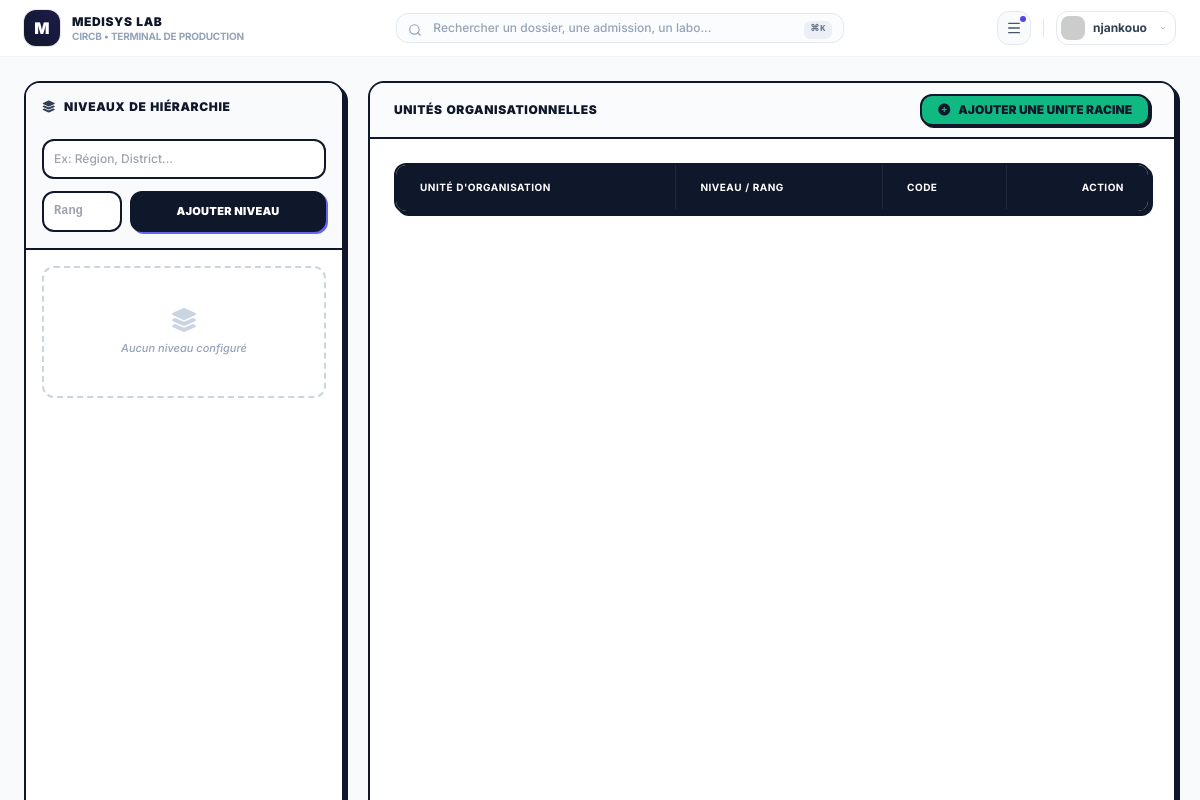
/structures/ (signed in), run on an earlier commit of the app's database.
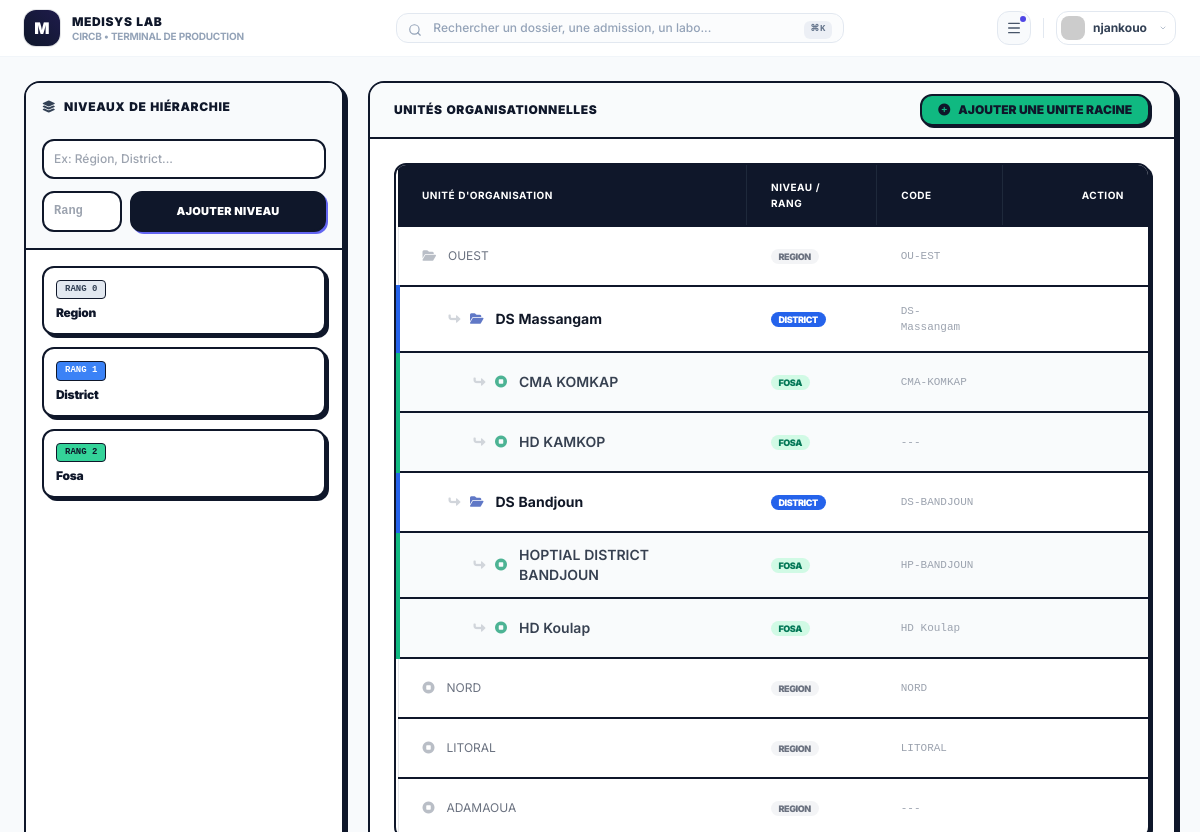
And on a later commit of the database.
### circb_app/models.py (models this page shows, shortened)
class Structure_Hierachy(models.Model):
    nom = models.CharField(max_length=255, null=True)
    rang = models.PositiveIntegerField()
    code = models.CharField(max_length=255, null=True, blank=True)
    is_active = models.BooleanField(default=True)

class Structure(models.Model):
    nom = models.CharField(max_length=255)
    designation = models.CharField(max_length=255, null=True, blank=True)
    date_creation = models.DateTimeField(db_index=True, auto_now_add=True)
    hierachy = models.ForeignKey(Structure_Hierachy, on_delete=models.SET_NULL, blank=True, null=True, related_name='structures')
    parent = models.ForeignKey('self', on_delete=models.SET_NULL, null=True, blank=True, related_name='children')

### circb_app/views.py (the view)
# urls.py: path('structures/', views.structures, name='structures'),
@login_required(login_url='/')
def structures(request):
    context = {}
    hierachie = Structure_Hierachy.objects.all().order_by('rang')
    lines = Structure.objects.filter(
        parent__isnull=True
    ).prefetch_related('children', 'hierachy')
    context['all_structures'] = Structure.objects.all().select_related('hierachy').order_by('hierachy__rang', 'nom')
    context['hierachie'] = hierachie
    context['lines'] = lines
    return render(request, 'webpages/config/structure.html', context)

### circb_app/templates/webpages/config/structure.html (shortened to what this page needs)
{% extends '../dashbord_hosp.html' %}
{% block main %}
<link rel="stylesheet" href="https://cdnjs.cloudflare.com/ajax/libs/font-awesome/6.4.0/css/all.min.css">
<div class="flex flex-col lg:flex-row flex-1 overflow-hidden max-w-full gap-6 p-6 bg-[#f8fafc] min-h-screen text-slate-800 antialiased font-sans">
    <aside class="w-full lg:w-80 flex flex-col shrink-0 bg-white border-2 border-slate-900 rounded-2xl shadow-[4px_4px_0px_0px_rgba(15,23,42,1)] overflow-hidden">
        <div class="p-4 border-b-2 border-slate-900 bg-slate-50">
            <h3 class="text-xs font-black text-slate-900 uppercase tracking-wider mb-3 flex items-center gap-2">
                <i class="fa-solid fa-layer-group text-slate-700"></i> Niveaux de hiérarchie
            </h3>
            <form action="/add_level/" method="POST" class="space-y-3">
                <input type="text" name="nom" placeholder="Ex: Région, District..." required
                       class="w-full text-xs border-2 border-slate-900 p-2.5 outline-none focus:bg-slate-50 font-medium rounded-xl text-slate-800 transition-all">
                <div class="flex gap-2">
                    <input type="number" name="rang" placeholder="Rang" required
                           class="w-20 text-xs border-2 border-slate-900 p-2.5 outline-none font-mono font-bold rounded-xl text-slate-800 transition-all">
                    <button type="submit" class="flex-1 bg-slate-900 text-white text-[11px] font-black tracking-wide py-2.5 rounded-xl border-2 border-slate-900 shadow-[2px_2px_0px_0px_rgba(99,102,241,1)] active:translate-x-[1px] active:translate-y-[1px] active:shadow-none transition-all uppercase">
                        AJOUTER NIVEAU
                    </button>
                </div>
            </form>
        </div>
        <div class="flex-1 overflow-y-auto p-4 space-y-3 max-h-[60vh] lg:max-h-none [&::-webkit-scrollbar]:w-2.5 [&::-webkit-scrollbar-track]:bg-slate-50 [&::-webkit-scrollbar-thumb]:bg-slate-900 [&::-webkit-scrollbar-thumb]:border-2 [&::-webkit-scrollbar-thumb]:border-white [&::-webkit-scrollbar-thumb]:rounded-full">
            {% for h in hierachie %}
            <div class="bg-white p-3 border-2 border-slate-900 rounded-xl shadow-[3px_3px_0px_0px_rgba(15,23,42,1)] flex justify-between items-center group transition-all hover:bg-slate-50">
                <div>
                    <div class="flex items-center gap-2">
                        <span class="text-[9px] font-black px-2 py-0.5 rounded border border-slate-900 uppercase font-mono
                            {% if h.rang == 1 %} bg-blue-500 text-white
                            {% elif h.rang == 2 %} bg-emerald-400 text-slate-900
                            {% elif h.rang == 3 %} bg-amber-400 text-slate-900
                            {% else %} bg-slate-200 text-slate-700 {% endif %}">
                            Rang {{ h.rang }}
                        </span>
                    </div>
                    <div class="text-xs font-black text-slate-900 mt-1.5 tracking-tight">{{ h.nom }}</div>
                </div>
            </div>
            {% empty %}
            <div class="text-center py-10 border-2 border-dashed border-slate-300 rounded-xl">
                <i class="fa-solid fa-layer-group text-slate-300 text-2xl mb-2"></i>
                <p class="text-[11px] text-slate-400 font-medium italic">Aucun niveau configuré</p>
            </div>
            {% endfor %}
        </div>
    </aside>
    <main class="flex-1 bg-white border-2 border-slate-900 rounded-2xl shadow-[4px_4px_0px_0px_rgba(15,23,42,1)] flex flex-col overflow-hidden">
        <div class="h-14 border-b-2 border-slate-900 flex items-center justify-between px-6 bg-slate-50/80">
            <h2 class="text-xs font-black uppercase tracking-wider text-slate-900">Unités Organisationnelles</h2>
            <button onclick="openAddModal(null, 'Racine', 1)"
                    class="bg-emerald-500 hover:bg-emerald-600 text-slate-900 border-2 border-slate-900 px-4 py-1.5 text-xs font-black rounded-xl flex items-center gap-2 transition shadow-[2px_2px_0px_0px_rgba(15,23,42,1)] active:translate-x-[1px] active:translate-y-[1px] active:shadow-none">
                <i class="fa-solid fa-circle-plus text-xs"></i> AJOUTER UNE UNITE RACINE
            </button>
        </div>
        <div class="flex-1 overflow-y-auto p-6 [&::-webkit-scrollbar]:w-2.5 [&::-webkit-scrollbar-track]:bg-slate-50 [&::-webkit-scrollbar-thumb]:bg-slate-900 [&::-webkit-scrollbar-thumb]:border-2 [&::-webkit-scrollbar-thumb]:border-white [&::-webkit-scrollbar-thumb]:rounded-full">
            <div class="border-2 border-slate-900 rounded-xl overflow-hidden shadow-[3px_3px_0px_0px_rgba(15,23,42,1)] bg-white">
                <table class="w-full border-collapse text-xs text-left text-slate-700">
                    <thead class="bg-slate-900 text-[10px] font-black text-white uppercase border-b-2 border-slate-900 tracking-wider">
                        <tr>
                            <th class="px-6 py-3.5 border-r border-slate-800">Unité d'organisation</th>
                            <th class="px-6 py-3.5 border-r border-slate-800">Niveau / Rang</th>
                            <th class="px-6 py-3.5 border-r border-slate-800">Code</th>
                            <th class="px-6 py-3.5 text-right">Action</th>
                        </tr>
                    </thead>
                    <tbody class="divide-y-2 divide-slate-900">
                        {% for line in lines %}
                            {% with node=line padding=24 %}
                                {% include "webpages/config/structure_node.html" %}
                            {% endwith %}
                        {% endfor %}
                    </tbody>
                </table>
            </div>
        </div>
    </main>
</div>
{% endblock %}

### circb_app/templates/webpages/dashbord_hosp.html (shortened to what this page needs)
<!DOCTYPE html>
<html lang="fr" class="h-full">
<head>
    <script src="https://cdn.tailwindcss.com"></script>
</head>
<body id="app-body" class="h-screen overflow-hidden bg-white text-slate-900 antialiased font-sans">
        <div class="flex flex-col h-full w-full overflow-hidden">
    <header class="sticky top-0 z-40 bg-white/75 backdrop-blur-md border-b border-slate-100 px-6 py-2.5 flex items-center justify-between transition-all duration-300">
    <div class="flex items-center gap-3 shrink-0">
        <div class="w-9 h-9 rounded-xl bg-gradient-to-tr from-slate-900 to-indigo-950 flex items-center justify-center text-white font-black text-base shadow-sm ring-1 ring-slate-900/10">
            M
        </div>
        <div class="leading-tight">
            <div class="text-xs font-black uppercase tracking-wider text-slate-900">MEDISYS LAB</div>
            <div class="text-[10px] text-slate-400 font-bold tracking-tight">CIRCB • TERMINAL DE PRODUCTION</div>
        </div>
    </div>
    <div class="hidden md:block flex-1 max-w-md mx-8">
        <div class="relative group">
            <i data-lucide="search" class="absolute left-3 top-2.5 w-3.5 h-3.5 text-slate-400 group-focus-within:text-indigo-600 transition-colors"></i>
            <input id="search" type="text" placeholder="Rechercher un dossier, une admission, un labo..."
                   class="w-full bg-slate-50/60 border border-slate-200 rounded-xl pl-9 pr-4 py-1.5 text-xs font-medium text-slate-900 placeholder-slate-400 focus:bg-white focus:border-indigo-500 focus:ring-4 focus:ring-indigo-500/10 outline-none transition-all duration-200" />
            <kbd class="absolute right-3 top-2 hidden sm:inline-block text-[9px] font-black bg-slate-200/60 text-slate-500 px-1.5 py-0.5 rounded-md tracking-widest select-none pointer-events-none">⌘K</kbd>
        </div>
    </div>
    <div class="flex items-center gap-3 shrink-0">
        <button id="btnOpenMenuModal" onclick="document.getElementById('menu-modal').showModal()"
                class="p-2 text-slate-600 hover:text-indigo-600 bg-slate-50 hover:bg-indigo-50/50 border border-slate-200 hover:border-indigo-200 rounded-xl transition-all duration-200 active:scale-95 relative group">
            <i data-lucide="menu" class="w-4 h-4"></i>
            <span class="absolute top-1 right-1 w-1.5 h-1.5 bg-indigo-600 rounded-full animate-pulse"></span>
        </button>
        <div class="relative">
            <button id="profile-menu-button" onclick="toggleProfileMenu(event)"
                    class="flex items-center gap-2 p-1 bg-white hover:bg-slate-50 border border-slate-200 rounded-xl hover:border-slate-300 transition-all duration-200 focus:outline-none">
                <img src="https://ui-avatars.com/api/?name={{ request.user.username }}&background=0f172a&color=fff"
                     class="w-6 h-6 rounded-lg object-cover" alt="Avatar" />
                <span class="text-xs font-bold text-slate-700 pr-1 hidden lg:block">
                    {% if request.user.first_name %}
                        {{ request.user.first_name }}
                    {% else %}
                        {{ request.user.username }}
                    {% endif %}
                </span>
                <i data-lucide="chevron-down" class="w-3 h-3 text-slate-400 pr-1 hidden lg:block"></i>
            </button>
        </div>
    </div>
</header>
        <div class="flex flex-1 h-[calc(100vh-65px)] overflow-hidden">
  {%block main%}{%endblock%}
        </div>
    </div>
</body>
</html>

### circb_app/templates/webpages/config/structure_node.html (shortened to what this page needs)
<tr class="transition border-b border-gray-100 group
    {% if node.hierachy.rang == 1 %} bg-white
    {% elif node.hierachy.rang == 2 %} bg-slate-50/80
    {% elif node.hierachy.rang == 3 %} bg-gray-50/40
    {% else %} bg-transparent {% endif %}">
    <td class="px-6 py-3
        {% if node.hierachy.rang == 1 %} border-l-4 border-blue-600
        {% elif node.hierachy.rang == 2 %} border-l-4 border-emerald-500
        {% elif node.hierachy.rang == 3 %} border-l-4 border-amber-400
        {% else %} border-l border-gray-200 {% endif %}"
        style="padding-left: {{ padding }}px;">
        <div class="flex items-center gap-3">
            {% if padding > 24 %}
                <i class="fa fa-level-up-alt rotate-90 text-gray-300 group-hover:text-blue-400 transition-colors"></i>
            {% endif %}
            <i class="fa {% if node.children.all %}fa-folder-open{% else %}fa-stop-circle{% endif %}
                {% if node.hierachy.rang == 1 %} text-blue-800
                {% elif node.hierachy.rang == 2 %} text-emerald-600
                {% elif node.hierachy.rang == 3 %} text-amber-500
                {% else %} text-gray-400 {% endif %} opacity-70"></i>
            <a class="
                {% if node.hierachy.rang == 1 %} font-bold text-gray-900 text-sm
                {% elif node.hierachy.rang == 2 %} font-semibold text-gray-700 text-sm
                {% elif node.hierachy.rang == 3 %} font-medium text-gray-600 text-[13px]
                {% else %} text-gray-500 text-[12px] {% endif %}" href="/upload-sub-structure/{{node.id}}/">
                {{ node.nom }}
            </a>
        </div>
    </td>
    <td class="px-6 py-4">
        <span class="text-[9px] font-black px-2 py-0.5 rounded-full uppercase tracking-tighter
            {% if node.hierachy.rang == 1 %} bg-blue-600 text-white
            {% elif node.hierachy.rang == 2 %} bg-emerald-100 text-emerald-700
            {% else %} bg-gray-100 text-gray-500 {% endif %}">
            {{ node.hierachy.nom }}
        </span>
    </td>
    <td class="px-6 py-4 text-[11px] font-mono text-gray-400">
        {{ node.designation|default:"---" }}
    </td>
    <td class="px-6 py-4 text-right">
    </td>
</tr>
{% for child in node.children.all %}
    {% with node=child padding=padding|add:25 %}
        {% include "webpages/config/structure_node.html" %}
    {% endwith %}
{% endfor %}

### circb_app/templates/webpages/dashbord_hosp.html (style rules this page uses)
body { font-variant-numeric: tabular-nums; overflow: hidden; height: 100vh; }

What changed in the data, as far as the page shows it:
added Structure_Hierachy: rang "0", nom "Region"
added Structure_Hierachy: rang "1", nom "District"
added Structure_Hierachy: rang "2", nom "Fosa"
added Structure: nom "OUEST", hierachy.nom "REGION", designation "OU-EST", shown under "UNITÉS ORGANISATIONNELLES"
added Structure: nom "DS Massangam", hierachy.nom "DISTRICT", designation "DS-Massangam", shown under "OUEST"
added Structure: nom "CMA KOMKAP", hierachy.nom "FOSA", designation "CMA-KOMKAP", shown under "DS Massangam"
added Structure: nom "HD KAMKOP", hierachy.nom "FOSA", designation "---", shown under "DS Massangam"
added Structure: nom "DS Bandjoun", hierachy.nom "DISTRICT", designation "DS-BANDJOUN", shown under "OUEST"
added Structure: nom "HOPTIAL DISTRICT BANDJOUN", hierachy.nom "FOSA", designation "HP-BANDJOUN", shown under "DS Bandjoun"
added Structure: nom "HD Koulap", hierachy.nom "FOSA", designation "HD Koulap", shown under "DS Bandjoun"
added Structure: nom "NORD", hierachy.nom "REGION", designation "NORD", shown under "UNITÉS ORGANISATIONNELLES"
added Structure: nom "LITORAL", hierachy.nom "REGION", designation "LITORAL", shown under "UNITÉS ORGANISATIONNELLES"
added Structure: nom "ADAMAOUA", hierachy.nom "REGION", designation "---", shown under "UNITÉS ORGANISATIONNELLES"
Also different on the page:
text no longer shown: "Aucun niveau configuré"
